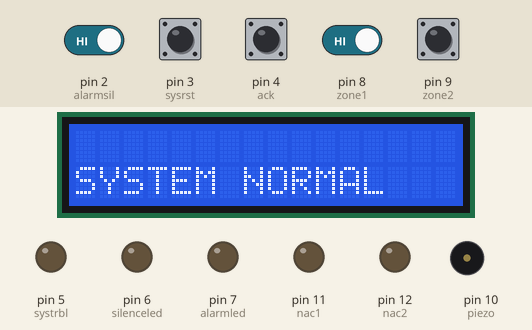
This sketch was run on a simulated Arduino Uno, built with avr-gcc and run on an emulated ATmega328P. Parts: 16×2 character LCD, output pins drawn as LEDs (lit = HIGH), buzzer (waves = sounding). The test bench sets the inputs (shaded band); at power-on: pin 2 (alarmsil), pin 3 (sysrst), pin 4 (ack), pin 8 (zone1), pin 9 (zone2) HIGH. EEPROM starts erased.

Above: at 4.8 s.
4.9 s: pin 3 (sysrst) pulled LOW for 0.15 s
At 5.9 s:
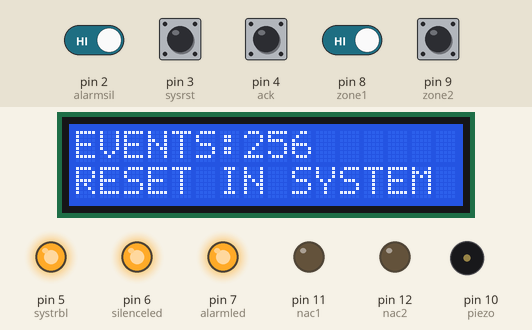
8.0 s: pin 2 (alarmsil) driven LOW and pin 8 (zone1) driven LOW
At 10.8 s:
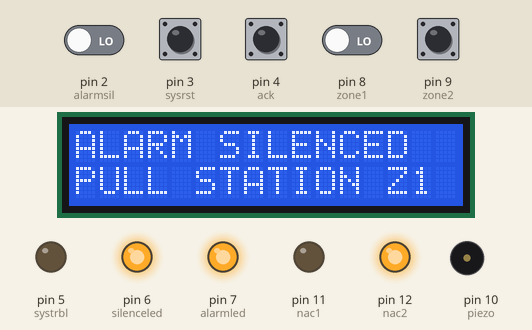
11.0 s: pin 3 (sysrst) pulled LOW for 1 s
At 12.0 s:
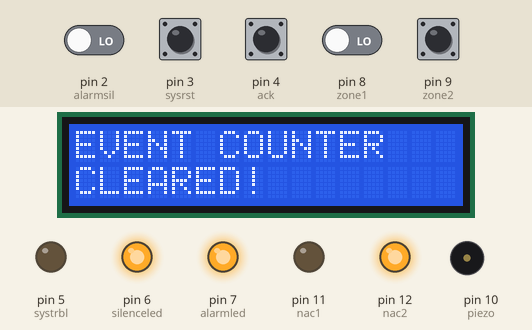
15.0 s: pin 2 (alarmsil) driven HIGH and pin 3 (sysrst) driven LOW
At 15.4 s:
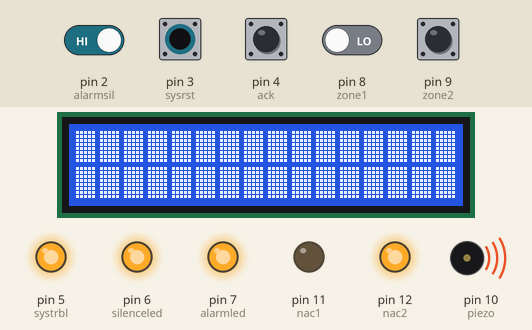
17.0 s: pin 2 (alarmsil) driven LOW
At 18.0 s:
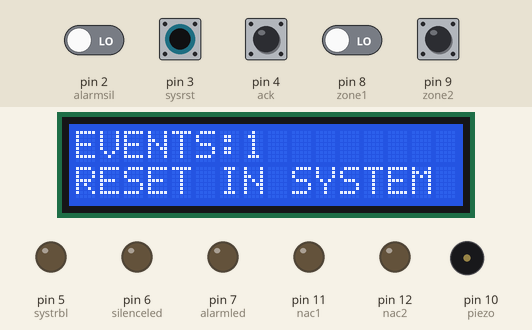
20.0 s: pin 2 (alarmsil) driven HIGH
At 22.5 s:
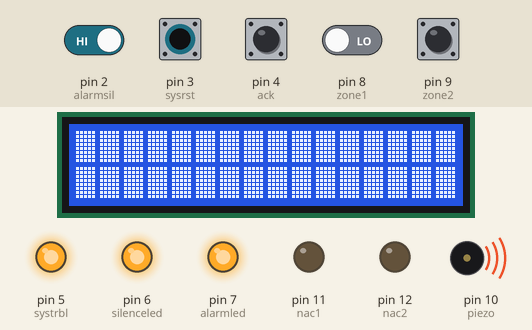
Timing chart, 0 to 24.0 s (numbered marks = the images above; inputs shaded):
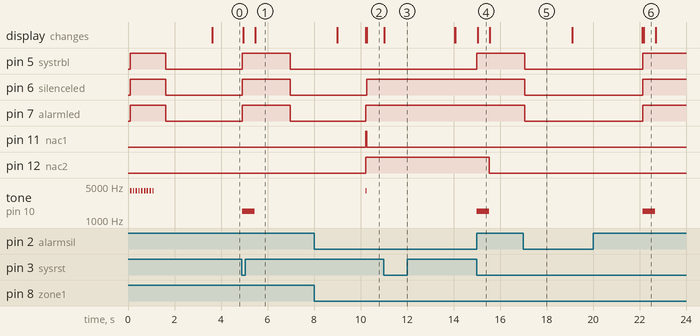

The sketch:

sketch_sep12a.ino
```cpp
#include <LiquidCrystal_I2C.h>
LiquidCrystal_I2C lcd(0x27, 16, 2);
#include <EEPROM.h>
const int alarmsil=2;
const int sysrst=3;
const int ack=4;
//inidcators
const int systrbl=5;
const int silenceled=6;
const int alarmled=7;
const int zone1=8; // zone 1
const int zone2=9; // zone 2
const int piezo=10;
const int nac1=11;// nac 1
const int nac2=12; //nac 2
byte devicetype1="PULL STATION";
unsigned int resetcounter=0;
int  silenced=0;
int  silencedmsg=0;
int  generalalarm1 = 0;// realarm
int  generalalarm2 = 0;// realarm
int  generalalarm = 0;
int  notacked = 0;
long zone1verificationtime;
int  scrolltime2 = 8000;
int  scrolltime1 = 4000;
int  scrolltime3 = 12000;
unsigned long timenow = 0;
unsigned long previoustime2=0;
unsigned long previoustime1=0;
unsigned long previoustime3=0;
int  zone1value = LOW;
int  oldzone1value = LOW;
long zone2verificationtime;
int  zone2value = LOW;
int  oldzone2value = LOW;
byte customChar[] = {
  B11111,
  B11111,
  B11111,
  B11111,
  B11111,
  B11111,
  B11111,
  B11111
};


void setup() {
 resetcounter=EEPROM.read(0);
 lcd.begin();
 lcd.createChar(0, customChar);
 lcd.backlight();
 lcd.setCursor(0,0);
 lcd.print("INITALIZING");
 lcd.setCursor(0,1);
 lcd.print("#9200 9/12/21");
 pinMode(alarmsil,INPUT_PULLUP);
 pinMode(sysrst,INPUT_PULLUP);
 pinMode(ack,INPUT_PULLUP);
 pinMode(zone1,INPUT_PULLUP);
 pinMode(zone2,INPUT_PULLUP);
 pinMode(nac1,OUTPUT);
 pinMode(nac2,OUTPUT);
 pinMode(piezo,OUTPUT);
 pinMode(systrbl,OUTPUT);
 pinMode(silenceled,OUTPUT);
 pinMode(alarmled,OUTPUT);
 digitalWrite(alarmled,HIGH);
 digitalWrite(silenceled,HIGH);
 digitalWrite(systrbl,HIGH);
 tone(piezo,4000);
 delay(60);
 noTone(piezo);
 delay(60);
 tone(piezo,4000);
 delay(60);
 noTone(piezo);
 delay(60);
 tone(piezo,4000);
 delay(60);
 noTone(piezo);
 delay(60);
 tone(piezo,4000);
 delay(60);
 noTone(piezo);
 delay(60);
 tone(piezo,4000);
 delay(60);
 noTone(piezo);
 delay(60);
 tone(piezo,4000);
 delay(60);
 noTone(piezo);
 delay(60);
 tone(piezo,4000);
 delay(60);
 noTone(piezo);
 delay(60);
 tone(piezo,4000);
 delay(60);
 noTone(piezo);
 delay(60);
 tone(piezo,4000);
 delay(60);
 noTone(piezo);
 delay(500);
 digitalWrite(alarmled,LOW);
 digitalWrite(silenceled,LOW);
 digitalWrite(systrbl,LOW);
 delay(2000);
 systemnormal();
}

void loop() {
  scanbuttons();
  checkstateonzone1();
  checkstateonzone2();
  delay(20);

}

void systemnormal(){
  lcd.clear();
  lcd.setCursor(0,0);
  lcd.print("");
  lcd.setCursor(0,1);
  lcd.print("SYSTEM NORMAL");
}


void checkstateonzone1() {
  if (generalalarm1==0){
  zone1value = digitalRead(zone1);
  if ( zone1value == LOW )
  {
    if (zone1value != oldzone1value)
    {
      zone1verificationtime = millis() + 1200;

    }
    else {
      if ( millis() >= zone1verificationtime )
      {
        alarm1();
        generalalarm1 = 1;
        generalalarm = 1;
        zone1verificationtime = millis() + 1100;

      }

    }

  }
  oldzone1value = zone1value;
}
}

void checkstateonzone2() {
  if (generalalarm2==0);{
  zone2value = digitalRead(zone2);
  if ( zone2value == LOW )
  {
    if (zone2value != oldzone2value)
    {
      zone2verificationtime = millis() + 1100;

    }
    else {
      if ( millis() >= zone2verificationtime )
      {
        alarm2();
        generalalarm2 = 1;
        generalalarm = 1;
        zone2verificationtime = millis() + 1200;

      }

    }

  }
  oldzone2value = zone2value;
}
}


void alarm1() {
  if (generalalarm1==0){
    if (generalalarm==0){
      lcd.clear();
    }
    lcd.backlight();
    lcd.setCursor(0, 0);
    lcd.print("ALARM ZONE 1  ");
    lcd.setCursor(0, 1);
    lcd.print("PULL STATION Z1");;                                     // DEVICE TYPE
    digitalWrite(nac2, HIGH);
    digitalWrite(nac1, HIGH);
    digitalWrite(alarmled, HIGH);
    tone(piezo,4000);
    digitalWrite(silenceled, LOW);
    generalalarm = 1;
    notacked = 1;
    silencedmsg=0;
    silenced=0;
}
}


void alarm2() {
  if (generalalarm2==0){
    if (generalalarm==0){
      lcd.clear();
    }
    lcd.backlight();
    lcd.setCursor(0, 0);
    lcd.print("ALARM ZONE 2  ");
    lcd.setCursor(0, 1);
    lcd.print("PULL STATION Z2");;                                     // DEVICE TYPE
    digitalWrite(nac2, HIGH);
    digitalWrite(nac1, HIGH);
    digitalWrite(alarmled, HIGH);
    tone(piezo,4000);
    digitalWrite(silenceled, LOW);
    generalalarm = 1;
    notacked = 1;
    silencedmsg=0;
    silenced=0;
}
}

void scanbuttons(){
  if ( digitalRead(sysrst) == LOW && digitalRead(alarmsil) == HIGH&&digitalRead(ack)==HIGH){
 zone1value = HIGH;
 oldzone1value = HIGH;
 zone2value = HIGH;
 oldzone2value = HIGH;
 generalalarm1 = 0;
 generalalarm2 = 0;
 generalalarm = 0;
 notacked = 0;
 silenced =0;
 silencedmsg=0;
 resetcounter=EEPROM.read(0);
 resetcounter++;
 EEPROM.write(0,resetcounter);
 digitalWrite(alarmled,HIGH);
 digitalWrite(silenceled,HIGH);
 digitalWrite(systrbl,HIGH);
 tone(piezo,1500);
 lcd.clear();
 lcd.write(0);
 lcd.write(0);
 lcd.write(0);
 lcd.write(0);
 lcd.write(0);
 lcd.write(0);
 lcd.write(0);
 lcd.write(0);
 lcd.write(0);
 lcd.write(0);
 lcd.write(0);
 lcd.write(0);
 lcd.write(0);
 lcd.write(0);
 lcd.write(0);
 lcd.write(0);
 lcd.setCursor(0,1);
 lcd.write(0);
 lcd.write(0);
 lcd.write(0);
 lcd.write(0);
 lcd.write(0);
 lcd.write(0);
 lcd.write(0);
 lcd.write(0);
 lcd.write(0);
 lcd.write(0);
 lcd.write(0);
 lcd.write(0);
 lcd.write(0);
 lcd.write(0);
 lcd.write(0);
 lcd.write(0);
 delay(500);
 noTone(piezo);
 digitalWrite(nac1,LOW);
 digitalWrite(nac2,LOW);
 lcd.clear();
 lcd.setCursor(0,0);
 lcd.print("EVENTS:");
 lcd.setCursor(7,0);
 lcd.print(resetcounter);
 lcd.setCursor(0,1);
 lcd.print("RESET IN SYSTEM");
 delay(1500);
 digitalWrite(alarmled,LOW);
 digitalWrite(silenceled,LOW);
 digitalWrite(systrbl,LOW);
 delay(2000);
 systemnormal();
  }
  if (digitalRead(ack)==LOW&&digitalRead(alarmsil)==HIGH&&digitalRead(sysrst)==HIGH){
    if (notacked == 1 && digitalRead(ack) == LOW) {
    noTone(piezo);
  }
  }
  if (digitalRead(alarmsil)==LOW){
    if (generalalarm == 1 && digitalRead(alarmsil) == LOW&&digitalRead(sysrst)==HIGH&&digitalRead(ack)==HIGH) {
    notacked=0;
    silencedmsg=1;
    silenced=1;
    lcd.setCursor(0, 0);
    lcd.print("ALARM SILENCED");
    digitalWrite(nac1, LOW);
    noTone(piezo);
    digitalWrite(silenceled, HIGH);
  }
  }
   if (digitalRead(alarmsil)==LOW&&digitalRead(sysrst)==LOW){
    lcd.clear();
    lcd.setCursor(0,0);
    lcd.print("EVENT COUNTER");
    lcd.setCursor(0,1);
    lcd.print("CLEARED!");
    EEPROM.write(0,0);
    delay(3000);
    systemnormal();
  }

}
```

Measured:
- after the input at 4.9 s, pin 5 (systrbl), pin 6 (silenceled), pin 7 (alarmled): LOW → HIGH at once, → LOW 2.1 s later; tone on pin 10 (piezo): silent → 1500 Hz at once, → silent 0.53 s later; the display: first changes after 0.05 s (image 1 shows a later state)
- after the input at 8.0 s, pin 6 (silenceled): LOW → HIGH after 2.3 s; pin 7 (alarmled): LOW → HIGH after 2.2 s
- after the input at 11.0 s, the display: changes at once (image 3)
- after the input at 15.0 s, pin 5 (systrbl): LOW → HIGH at once; pin 12 (nac2): HIGH → LOW after 0.54 s; tone on pin 10 (piezo): silent → 1500 Hz at once, → silent 0.53 s later; the display: changes at once (image 4)
- after the input at 17.0 s, pin 5 (systrbl), pin 6 (silenceled), pin 7 (alarmled): goes on until 17.1 s, then stays LOW; tone on pin 10 (piezo): stays silent (without the input it goes to 1500 Hz after 2.1 s)
- after the input at 20.0 s, pin 5 (systrbl), pin 6 (silenceled), pin 7 (alarmled): LOW → HIGH after 2.1 s; tone on pin 10 (piezo): silent → 1500 Hz after 2.1 s, → silent 0.53 s later; the display: first differs from a run without the input after 2.2 s (image 6)
- what the display in image 4 shows lasts 0.6 s, from 15.0 s to 15.6 s
